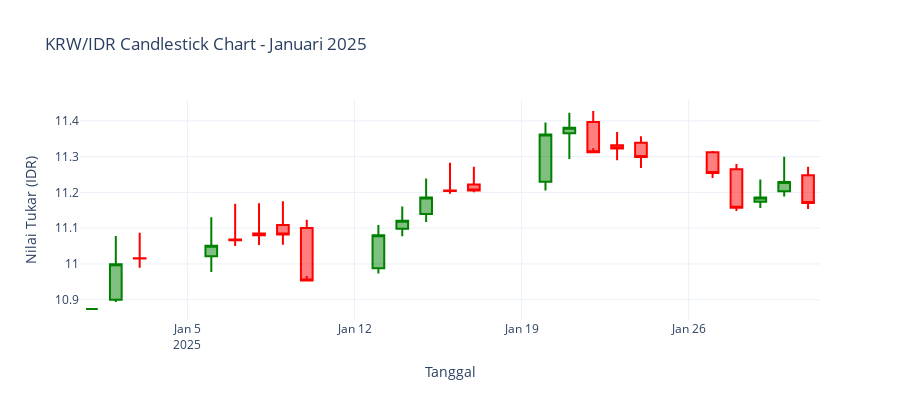

Notebook code cell kept with this figure:
### Code cell
# Create figure
fig = go.Figure(data=[go.Candlestick(
    x=df['Date'],
    open=df['Open'],
    high=df['High'],
    low=df['Low'],
    close=df['Price'],
    increasing_line_color='green',
    decreasing_line_color='red'
)])

# Set layout with custom size
fig.update_layout(
    width=900,
    height=400,
    title='KRW/IDR Candlestick Chart - Januari 2025',
    xaxis_title='Tanggal',
    yaxis_title='Nilai Tukar (IDR)',
    xaxis_rangeslider_visible=False,
    template='plotly_white'
)

fig.show()
